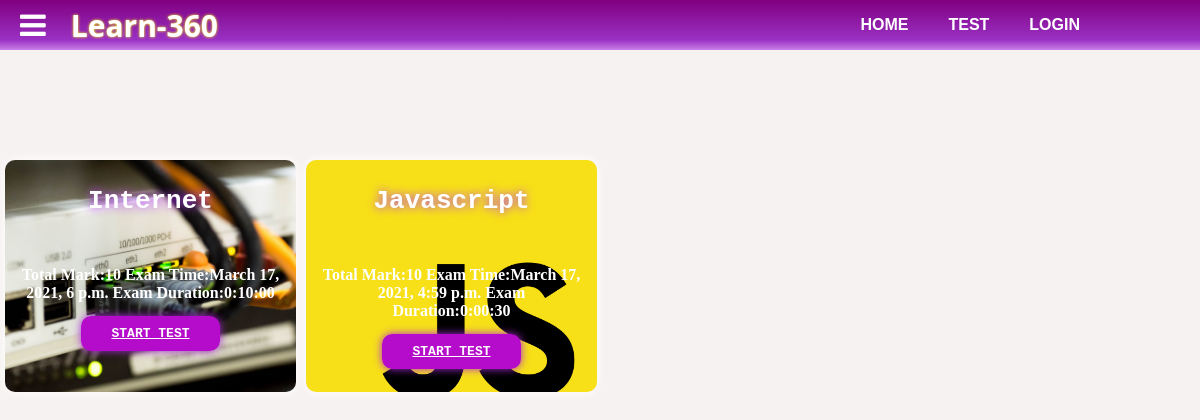
Screenshot of /exam/quiz/select/ with the database file from the repository.
### exam/models.py (models this page shows, shortened)
class ExamSubject(models.Model):
    subject = models.CharField(max_length=250,default=None)
    total_mark = models.PositiveSmallIntegerField(default=0)
    exam_time = models.DurationField(default=0)
    exam_start_time = models.DateTimeField(default=datetime.now, blank=True,null=True)
    exam_created_by = models.ForeignKey(Learn360User, default=None, on_delete=models.CASCADE)
    subject_image = models.ImageField(upload_to='media/exam_subject/')
    no_of_attempt = models.PositiveSmallIntegerField(default=1)

### exam/views.py (the view)
# urls.py: path('quiz/select/', test_select,name='test_select'),
def test_select(request):
    examSubject =  ExamSubject.objects.all()
    params = {
        'examSubject':examSubject,
    }
    return render(request,'home/test.html',params)

### templates/home/test.html (shortened to what this page needs)
{% extends "home/base1.html" %}
{% load static %}
{% block head %}
<link rel="stylesheet" type="text/css" href="{% static 'css/test.css' %}" />
{% endblock %}
{% block content %}
<div class="test-subjects">
  <div class="row">
    {% for ex in examSubject %}
    <div class="column">
      <div class="card-block" style="background:url('/media/{{ex.subject_image}}');background-size: cover;background-repeat:no-repeat;background-position: center;">
        <h1>{{ex.subject}}</h1>
        <h4>Total Mark:{{ex.total_mark}}
        Exam Time:{{ex.exam_start_time}}
        Exam Duration:{{ex.exam_time}}
      </h4>
        <div class="card-block-content">
          <a href="javascript:void(0)" class="start-btn" onclick="startTest('{{ex.id}}')"
            >START TEST</a
          >
        </div>
      </div>
    </div>
    {% endfor %}
  </div>
</div>
{% endblock %}

### templates/home/base1.html (shortened to what this page needs)
{% load static %}
<!DOCTYPE html>
<html lang="en">
  <head>
    <link rel="stylesheet" href="https://cdnjs.cloudflare.com/ajax/libs/font-awesome/4.7.0/css/font-awesome.min.css">
    <link rel="stylesheet" type="text/css" href="{% static 'css/index.css' %}">
    {% block head %} {% endblock %}
  </head>
  <body>
      <nav>
        <div class="navbar">
          <div class="menu-icon">
            <i class="fa fa-bars" onclick="openSidebar()"></i>
          </div>
          <div class="brand">
            <h1>Learn-360</h1>
          </div>
          <div class="links">
            <ul>
              <li><a href="/">HOME</a></li>
              <li><a href="/exam/quiz/select/">TEST</a></li>
              {% if user.is_authenticated %}
              <li><a href="/exam/quiz/history/">Test-History</a></li>
              <li><a href="/user/accounts/logout/">LOGOUT</a></li>
              {% else %}
              <li><a href="/user/login/">LOGIN</a></li>
              {% endif %}
            </ul>
          </div>
        </div>
      </nav>
    {% block content %} {% endblock %} {% block footer %} {% endblock %}
  </body>
</html>

### static/css/index.css (style rules this page uses)
body { margin:0; padding:0; }
.navbar { top:0; left:0; height: 50px; width:100%; position: fixed; align-content: center; display:flex; }
.menu-icon .fa-bars { font-size: 30px; color:white; padding-left:20px; padding-top:10px; }
.brand { flex:1; }
.brand h1 { padding-left:20px; margin:5px; color:white; font-size: 30px; text-shadow: 0px 0px 3px yellow; font-family: 'Segoe UI', Tahoma, Geneva, Verdana, sans-serif; background-blend-mode: screen; }
.links { padding-right:100px; }
.links ul { display:flex; list-style: none; }
.links li a { font-weight:bolder; padding-left:20px; padding-right:20px; color:white; text-decoration:none; font-family: 'Lucida Sans', 'Lucida Sans Regular', 'Lucida Grande', 'Lucida Sans Unicode', Geneva, Verdana, sans-serif; }

### static/css/test.css (style rules this page uses)
body { background-color: rgb(247, 242, 242); }
.navbar { top:0; left:0; height: 50px; width:100%; position: fixed; align-content: center; display:flex; background:linear-gradient(to bottom, purple 0%, rgb(154, 49, 196) 80% , rgb(203, 127, 233) 100%); }
.test-subjects { margin-top:150px; }
.test-subjects .column { float: left; width: 24.25%; padding: 0 5px; }
.test-subjects .row { display: block; margin:auto; align-content: center; }
.test-subjects .card-block { box-shadow: 0px 0px 8px rgb(3, 240, 122,); height:200px; padding: 16px; margin-top:10px; text-align: center; color: white; background:url('/static/images/wall1.jpg'); background-repeat:no-repeat; background-position: center; background-size: cover; border-radius: 10px; box-shadow: 0px 0px 10px white; }
.test-subjects .card-block h1 { margin-top:10px; margin-bottom:50px; font-family: monospace; text-shadow: 0px 0px 10px rgb(182, 55, 255); }
.card-block-content .start-btn { padding:10px 30px; width:120px; border:2px solid rgb(5, 255, 222); height:40px; color:white; font-weight:bolder; font-family: monospace; border-radius: 10px; background-color: rgb(180, 12, 202); box-shadow: 0px 0px 8px rgb(168, 43, 218); }
.card-block-content .start-btn,select { border:none; outline: none; }

### rows the page displays
ExamSubject: subject_image (picture), subject "Internet", total_mark "10", exam_start_time "March 17, 2021, 6 p.m.", exam_time "0:10:00"
ExamSubject: subject_image (picture), subject "Javascript", total_mark "10", exam_start_time "March 17, 2021, 4:59 p.m.", exam_time "0:00:30"
